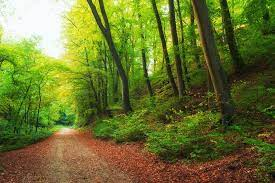
#> input picture bg.jpg, 275 x 183 px
$ python main.py
#> lines starting #> are read from the running program, lines starting #| are printed output that depends on the picture; after the words box and inside, x2 and y2 are one past the last pixel; in counts of white or black regions, pixels touching at a corner belong together; pictures that were not available may be replaced by others from this repository, and a replacement may not be noted
import cv2
import numpy as np

video = cv2.VideoCapture("green screen.mp4")
image = cv2.imread('bg.jpg')
#> image is the input picture: shape (183, 275, 3); mean B, G, R 47.5, 114.2, 105.9

# Mendefinisikan fungsi kompresi video
fourcc = cv2.VideoWriter_fourcc(*'XVID')
output = cv2.VideoWriter('output.mp4', fourcc, 30.0, (640, 480))

def nothing(x):
    pass

cv2.namedWindow("Trackbars")
cv2.resizeWindow("Trackbars", 300, 300)

cv2.createTrackbar('L - H', "Trackbars", 0, 179, nothing)
#> slider 'L - H' is set to 35
cv2.createTrackbar('L - S', "Trackbars", 0, 255, nothing)
#> slider 'L - S' is set to 51
cv2.createTrackbar('L - V', "Trackbars", 0, 255, nothing)
#> slider 'L - V' is set to 51
cv2.createTrackbar('U - H', "Trackbars", 179, 179, nothing)
cv2.createTrackbar('U - S', "Trackbars", 255, 255, nothing)
cv2.createTrackbar('U - V', "Trackbars", 255, 255, nothing)

while True:
    ret, frame = video.read()
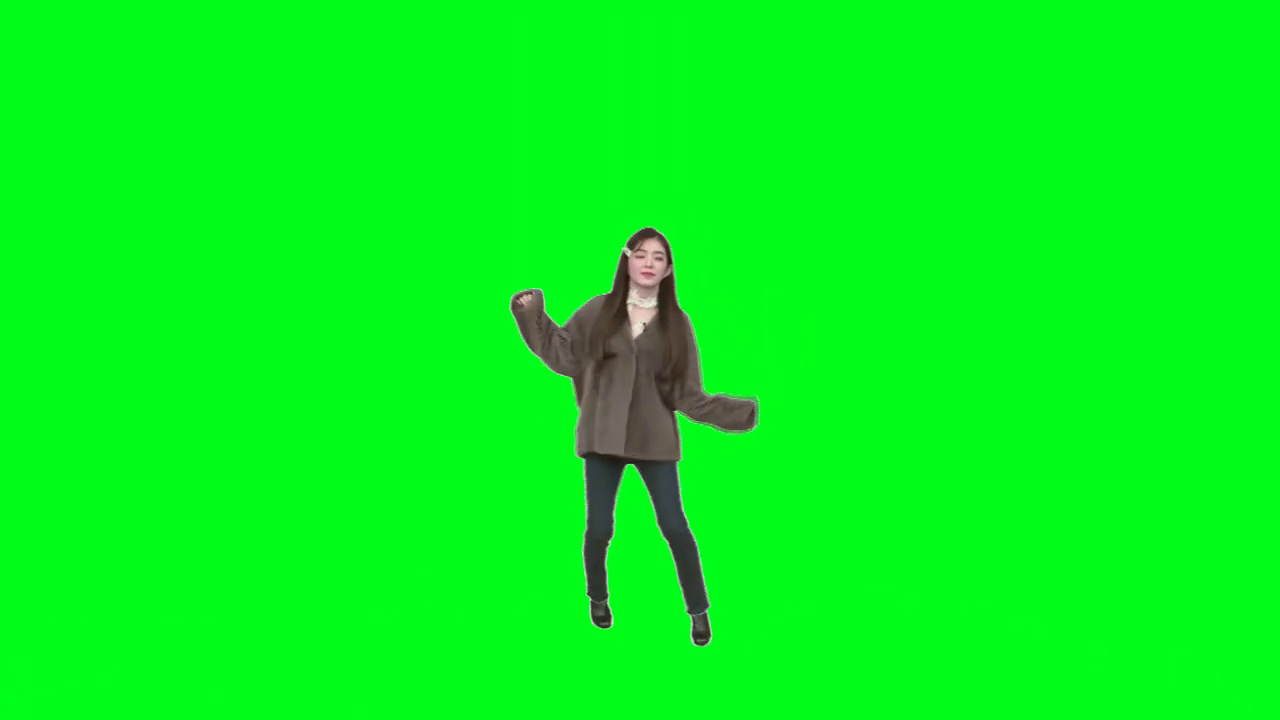
#> input picture frame 90 of Irene green screen template.mp4, 1280 x 720 px, given in place of green screen.mp4, which was not available
#> frame is the input picture: shape (720, 1280, 3); mean B, G, R 26.3, 246.1, 3.9
    if not ret:
        break

    frame = cv2.resize(frame, (640, 480))
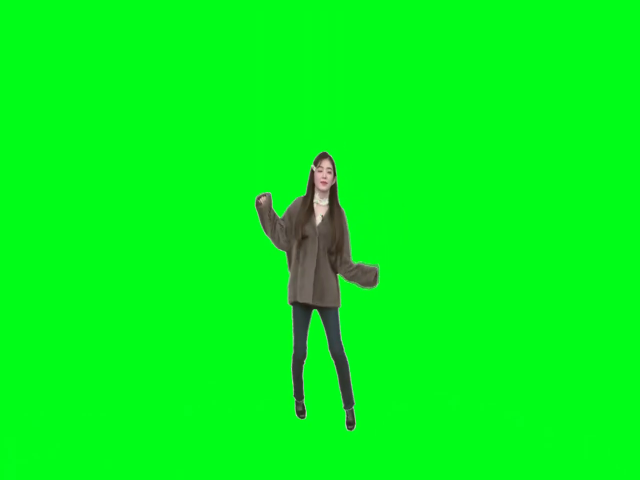
#> frame: shape (480, 640, 3); mean B, G, R 26.3, 246.1, 3.9
    image = cv2.resize(image, (640, 480))
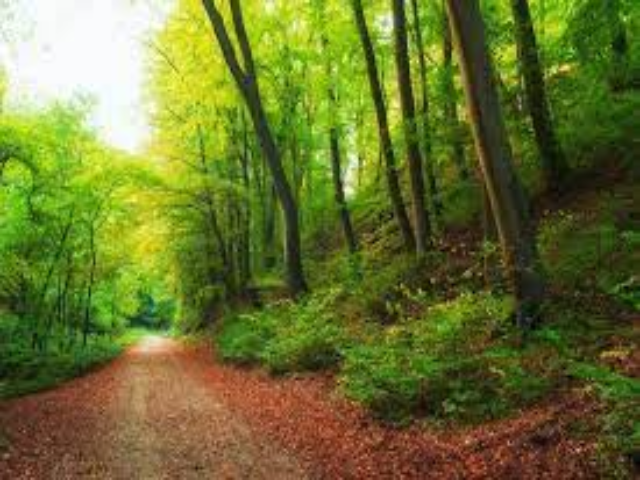
#> image: shape (480, 640, 3); mean B, G, R 47.4, 114.1, 105.8
    hsv = cv2.cvtColor(frame, cv2.COLOR_BGR2HSV)
#> hsv: shape (480, 640, 3); mean H, S, V 61.7, 246.6, 246.5
    l_h = cv2.getTrackbarPos('L - H', "Trackbars")
    l_s = cv2.getTrackbarPos('L - S', "Trackbars")
    l_v = cv2.getTrackbarPos('L - V', "Trackbars")
    u_h = cv2.getTrackbarPos('U - H', "Trackbars")
    u_s = cv2.getTrackbarPos('U - S', "Trackbars")
    u_v = cv2.getTrackbarPos('U - V', "Trackbars")

    l_green = np.array([l_h, l_s, l_v])
    u_green = np.array([u_h, u_s, u_v])

    mask = cv2.inRange(hsv, l_green, u_green)
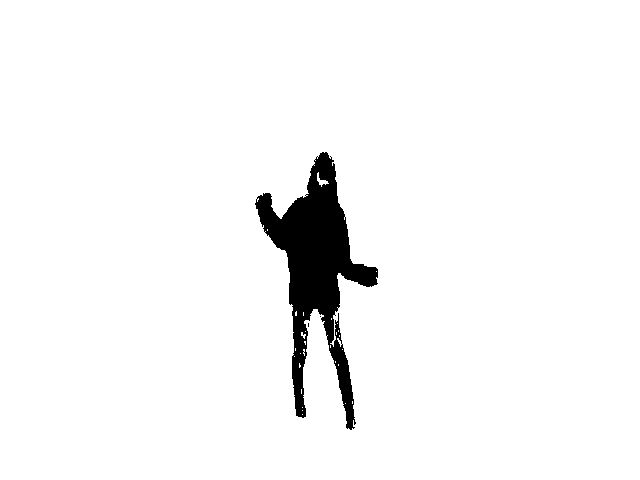
#> mask: shape (480, 640); 96.3% white; 3 black regions (2 under 20 px), largest, box (x1, y1, x2, y2) and area: (255, 152, 378, 430) 11446
    res = cv2.bitwise_and(frame, frame, mask=mask)
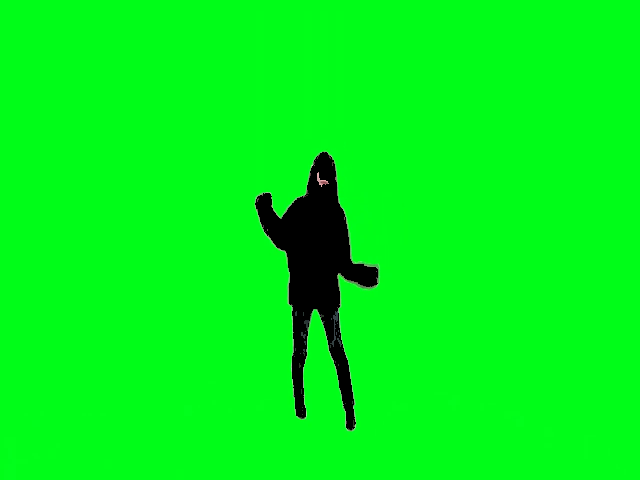
#> res: shape (480, 640, 3); mean B, G, R 23.6, 243.1, 0.6
    f = frame - res
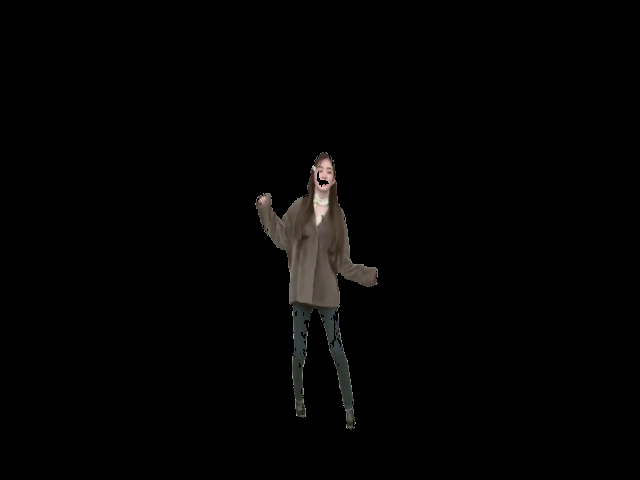
#> f: shape (480, 640, 3); mean B, G, R 2.8, 3, 3.3
    green_screen = np.where(f == 0, image, f)
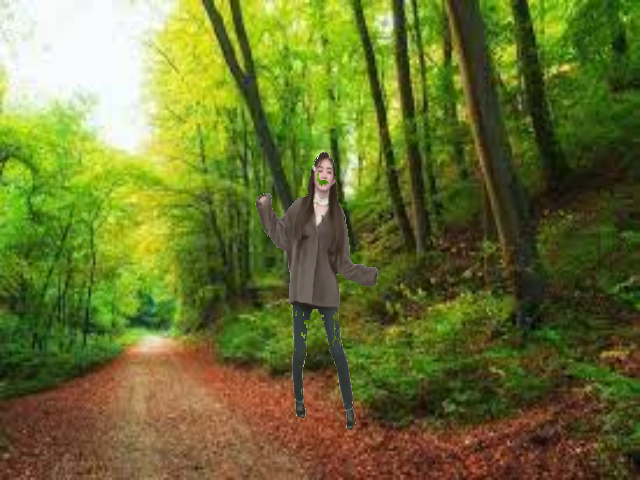
#> green_screen: shape (480, 640, 3); mean B, G, R 49, 113.4, 106.1

    cv2.imshow("Frame", frame)
    cv2.imshow("Mask", mask)
    output.write(green_screen)  # Menulis frame ke video output
    cv2.imshow("green_screen", green_screen)

    k = cv2.waitKey(1)
#> (key q is pressed here)
    if k == ord('q'):
        break

video.release()
output.release()  # Melepaskan video output
cv2.destroyAllWindows()
